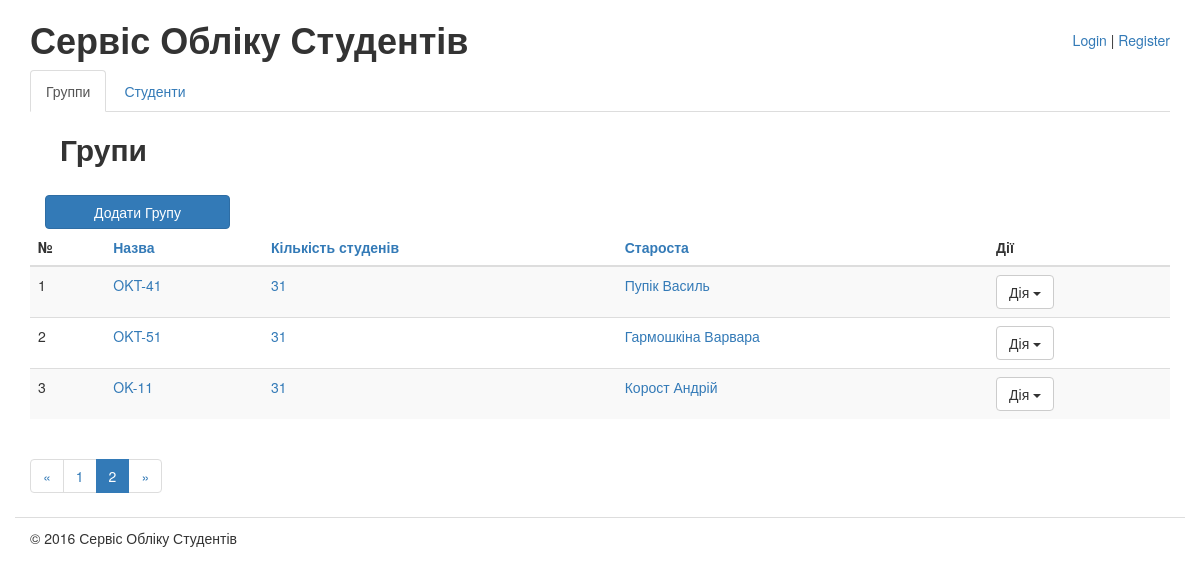
Before: /?page=3&order_by=&reverse= with the older database file.
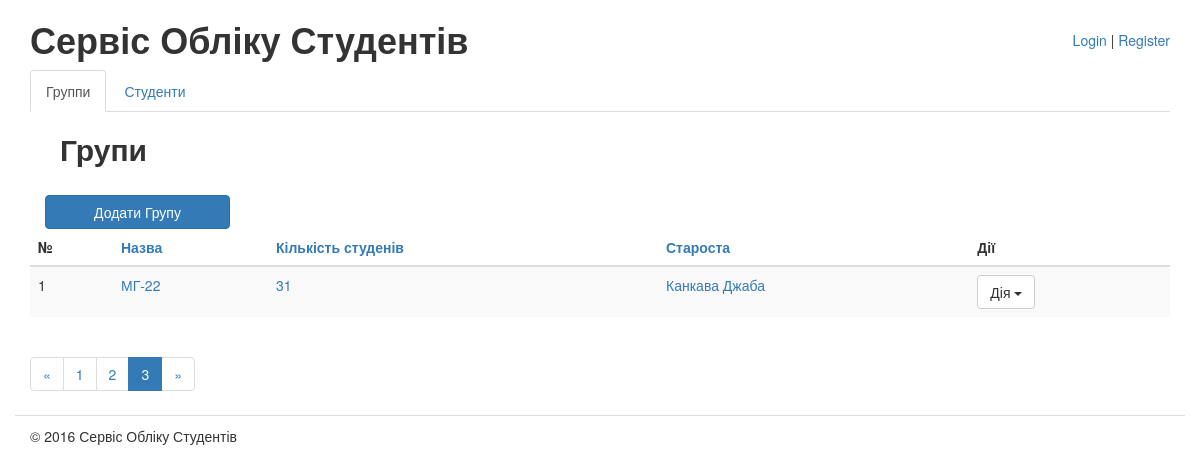
After: the same page with the newer database file.
### testdb/models.py (models this page shows, shortened)
class Group(models.Model):
	class Meta(object):
		verbose_name = u"Група"
		verbose_name_plural = u"Групи"
	title = models.CharField(
		max_length=256,
		blank=False,
		verbose_name=u"Назва")
	leader = models.OneToOneField('Student',
		verbose_name=u"Староста",
		blank=False,
		null=True,
		on_delete=models.SET_NULL)
	notes = models.TextField(
        blank=True,
		verbose_name=u"Додаткові нотатки")

class Student(models.Model):
	class Meta(object):
		verbose_name = u"Студент"
		verbose_name_plural = u"Студенти"
	first_name = models.CharField(
		max_length=256,
		blank=False,
		verbose_name=u"Ім'я")
	last_name = models.CharField(
		max_length=256,
		blank=False,
		verbose_name=u"Прізвище")
	middle_name = models.CharField(
		max_length=256,
		blank=True,
		verbose_name=u"По-батькові",
		default='')
	birthday = models.DateField(
        blank=False,
        verbose_name=u"Дата народження",
        null=True)
	photo = models.ImageField(
        blank=True,
        verbose_name=u"Фото",
        null=True)
	student_group = models.ForeignKey('Group',
		verbose_name=u"Група",
		blank=False,
		null=True,
		on_delete=models.PROTECT)
	ticket = models.CharField(
        max_length=256,
        blank=False,
        verbose_name=u"Білет")
	notes = models.TextField(
        blank=True,
		verbose_name=u"Додаткові нотатки")
	def __unicode__(self):
		return u"%s %s" % (self.last_name, self.first_name)

### testdb/views/groups.py (the view)
# urls.py: url(r'^$', 'testdb.views.groups.groups_list', name='home'),
def groups_list(request):
	groups = Group.objects.all()
	order_by = request.GET.get('order_by', '')
	if order_by in ('title', 'leader'):
		groups = groups.order_by(order_by)
		if request.GET.get('reverse', '') == '1':
			groups = groups.reverse()
	paginator = Paginator(groups, 3)
	page = request.GET.get('page')
	try:
		groups = paginator.page(page)
	except PageNotAnInteger:
		groups = paginator.page(1)
	except EmptyPage:
		groups = paginator.page(paginator.num_pages)
	return render(request, 'students/groups_list.html', {'groups': groups})

### testdb/templates/students/groups_list.html (shortened to what this page needs)
{% extends "students/base.html" %}
{% load static from staticfiles %}
{% block title %}Групи{% endblock title %}
{% block content %}
					<div class="col-xs-12">
						<a class="btn btn-primary col-xs-2" href="{% url "groups_add" %}">Додати Групу</a>
					</div>
					<table class="table table-hover table-striped">
						{% with order_by=request.GET.order_by reverse=request.GET.reverse %}
						<thead>
							<tr>
								<th>№</th>
								<th><a href="{% url "home" %}?order_by=title
									{% if request.GET.order_by == 'title' and request.GET.reverse != '1' %}&amp;reverse=1{% endif %}">
									Назва
									</a>
								</th>
								<th><a href="{% url "home" %}?order_by=amount
									{% if request.GET.order_by == 'amount' and request.GET.reverse != '1' %}&amp;reverse=1{% endif %}">
									Кількість студенів
									</a>
								</th>
								<th><a href="{% url "home" %}?order_by=leader
									{% if request.GET.order_by == 'leader' and request.GET.reverse != '1' %}&amp;reverse=1{% endif %}">
									Староста
									</a>
								</th>
								<th>Дії</th>
							</tr>
						</thead>
						{% endwith %}
						<tbody>
							{% for group in groups %}
							<tr>
								<td>{{ forloop.counter }}</td>
								<td><a titel="Редагувати" href="{% url "groups_edit" group.id %}">{{ group.title }}</a></td>
								<td><a titel="Редагувати" href="{% url "groups_edit" group.id %}">31</a></td>
								<td><a title="Редагувати" href="{% url "groups_edit" group.id %}">{{ group.leader }}</a></td>
								<td>
									<div class="dropdown">
										<button class="btn btn-default dropdown-toggle" 	type="button" data-toggle="dropdown">Дія
											<span class="caret"></span>
										</button>
									</div>
								</td>
							</tr>
							{% endfor %}
						</tbody>
					</table>
					{% include "includes/pagination.html" %}
{% endblock content %}

Changed rows visible on the page:
no longer on this page (row unchanged): Group: title "OKT-41", leader "Пупік Василь"
no longer on this page (row unchanged): Group: title "OKT-51", leader "Гармошкіна Варвара"
no longer on this page (row unchanged): Group: title "OK-11", leader "Корост Андрій"
added Group: title "МГ-22", leader "Канкава Джаба"
Other visible differences:
new list line: "3"
